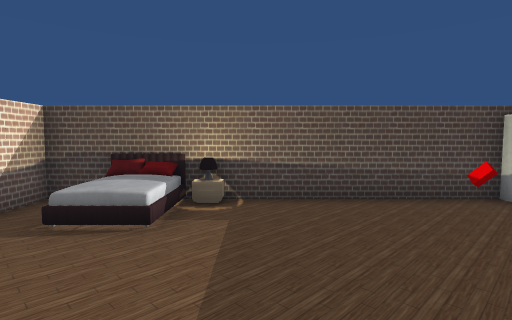
view 1 (above)

20 first-person views from a walk through a Unity game level. The camera is 1.3 m above the floor, tilts 4° down and sees 80° across. The floor is counted in squares, 1 m on a side. Each view is taken from the middle of a square. On the plan, view 1 faces up. The plan holds only what a view shows up to about 14 squares ahead; the rest is blank. The place goes on beyond the plan. The player is left out. Some animated figures are left out. Door leaves are left out, so doorways stand open. Some surface patterns are stand-ins.

view 2
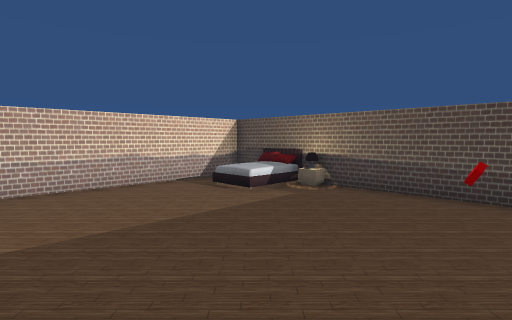

view 3
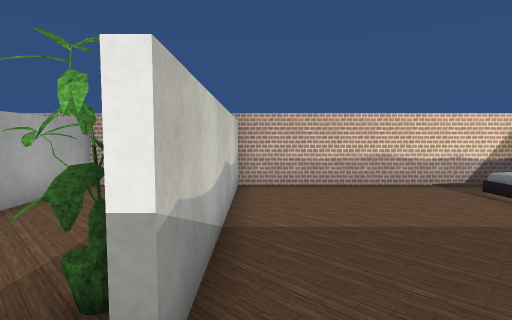

view 4
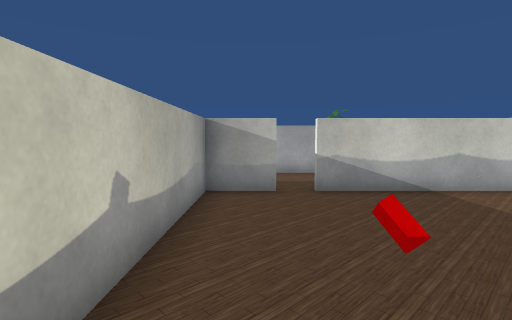

view 5
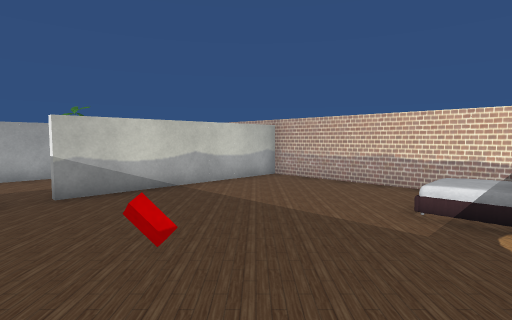

view 6
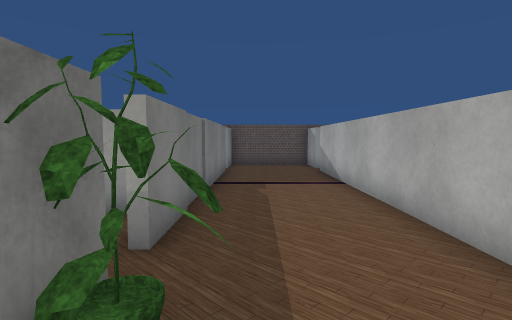

view 7
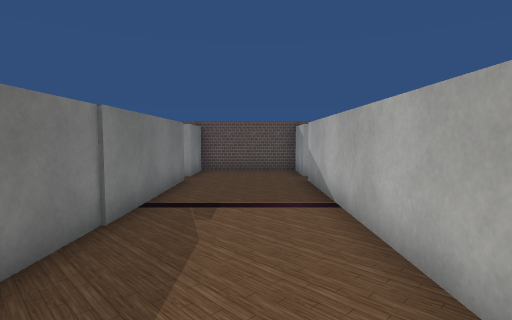

view 8
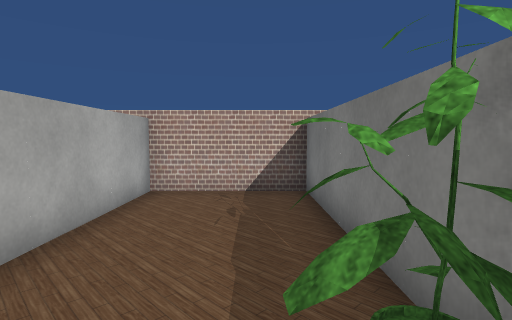

view 9
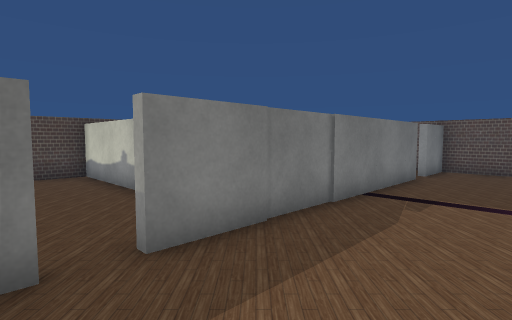

view 10
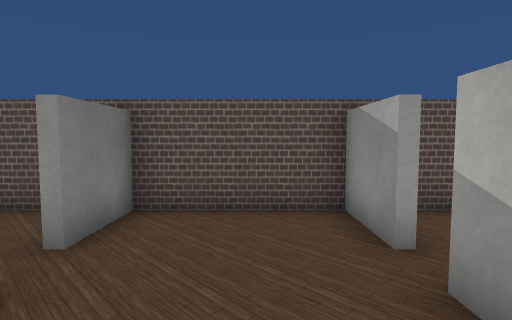

view 11
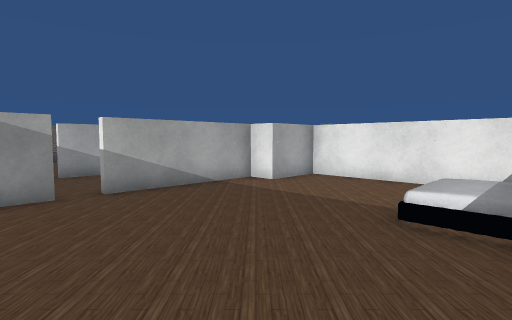

view 12
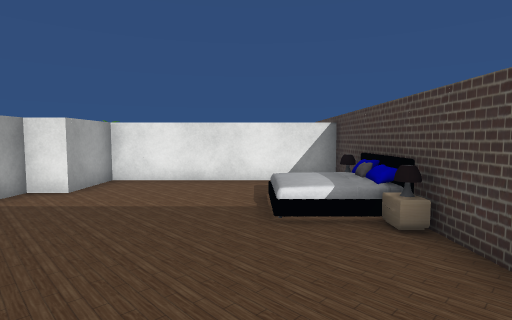

view 13
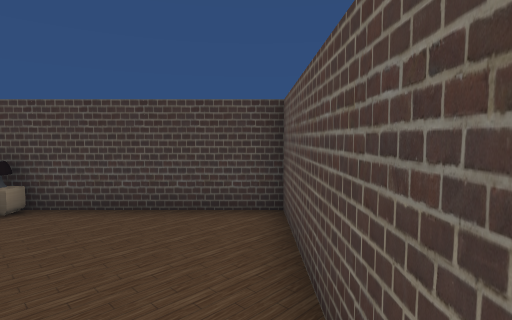

view 14
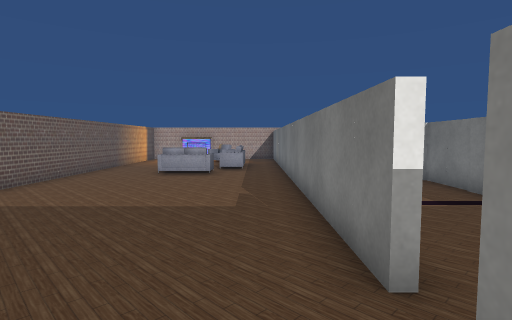

view 15
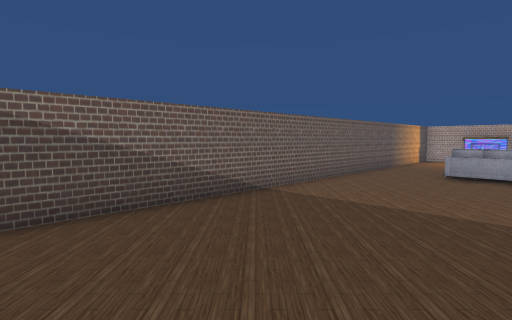

view 16
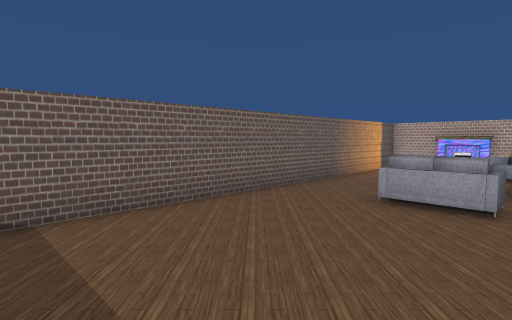

view 17
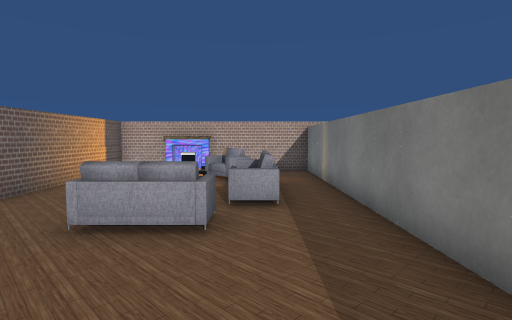

view 18
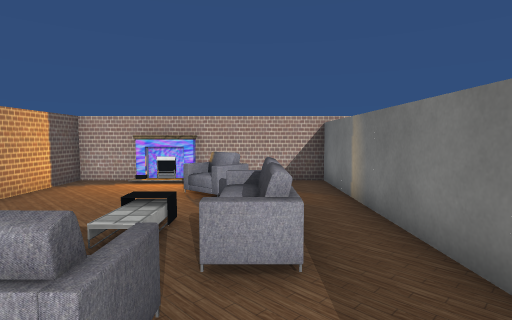

view 19
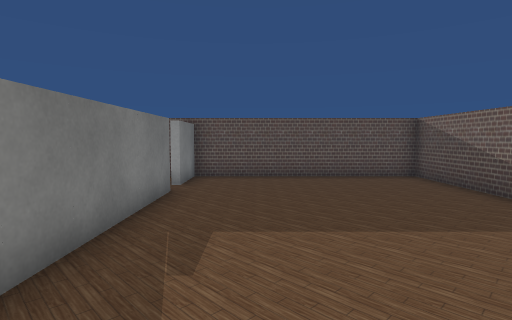

view 20
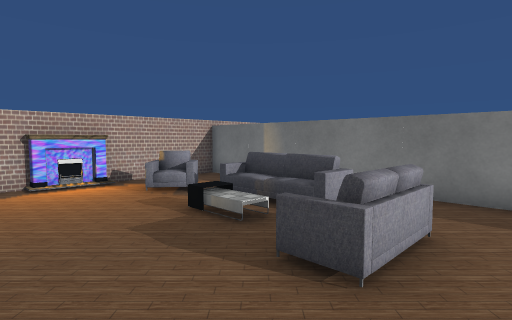

### Floor plan
Ten units are one square. View 1 is at (0, 0); x grows to the right and y downward. Boxes are objects, and circles mark ways between rooms. Rooms are numbered by the first view taken in them; rooms with no view inside come last. Other rooms are left out.
<svg viewBox="-50 -71 210 211">
<path fill="none" stroke="#000" d="M34 15 52 15 52 -65M50 -65 -45 -65 -45 15 25 15M55 18 35 18M26 18 -45 18 -45 56 0 56M16 56 125 56M126 18 75 18M135 56 155 56 155 18 135 18M78 15 125 15M134 15 144 15M55 -66 55 18M155 10 155 -65 50 -65M125 59 -45 59 -45 135 155 135 155 59 135 59"/>
<rect x="-25" y="-65" width="10" height="10" fill="#bbb"><title>bed</title></rect>
<rect x="25" y="-45" width="10" height="10" fill="#bbb"><title>red block</title></rect>
<rect x="55" y="5" width="30" height="20" fill="#bbb"><title>other object</title></rect>
<rect x="75" y="-65" width="10" height="10" fill="#bbb"><title>bed</title></rect>
<rect x="-45" y="95" width="10" height="30" fill="#bbb"><title>fireplace</title></rect>
<rect x="-25" y="75" width="10" height="20" fill="#bbb"><title>chair</title></rect>
<rect x="15" y="75" width="10" height="10" fill="#bbb"><title>sofa</title></rect>
<rect x="35" y="85" width="10" height="20" fill="#bbb"><title>sofa</title></rect>
<circle cx="30" cy="20" r="3" fill="#2a7"/>
<circle cx="130" cy="20" r="3" fill="#2a7"/>
<circle cx="130" cy="60" r="3" fill="#2a7"/>
<text x="0" y="-20">1</text>
<text x="60" y="40">2</text>
<text x="100" y="-30">3</text>
<text x="50" y="100">4</text>
</svg>
Room 1 opens to room 2. Room 2 opens to room 3. Room 2 opens to room 4.

Where each view was taken, in squares from view 1:
view 1: 0 up, 0 right, facing up
view 2: 1 down, 4 right, facing up-left
view 3: 1 down, 4 right, facing left
view 4: 6 up, 4 right, facing down
view 5: 6 up, 4 right, facing down-left
view 6: 3 down, 0 right, facing right
view 7: 4 down, 3 right, facing right
view 8: 3 down, 3 right, facing left
view 9: 5 down, 2 right, facing up-right
view 10: 4 down, 10 right, facing right
view 11: 6 up, 15 right, facing down-left
view 12: 4 up, 15 right, facing left
view 13: 1 up, 15 right, facing up
view 14: 7 down, 15 right, facing left
view 15: 8 down, 15 right, facing down-left
view 16: 8 down, 10 right, facing down-left
view 17: 8 down, 8 right, facing left
view 18: 8 down, 5 right, facing left
view 19: 8 down, 5 right, facing right
view 20: 13 down, 5 right, facing up-left
